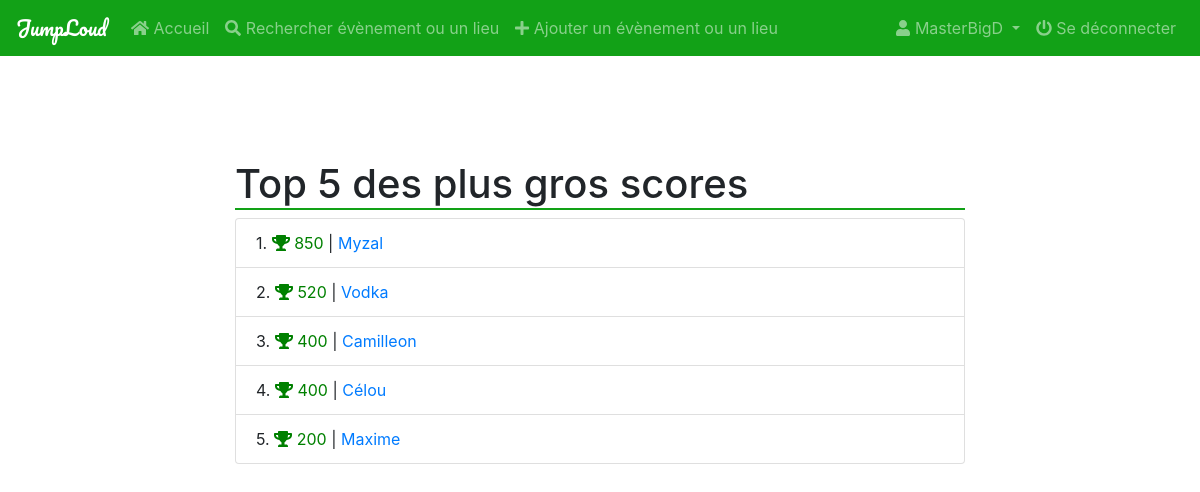
/Projet/topScores.php (signed in), run on the app's committed database.
### tables this page shows
CREATE TABLE IF NOT EXISTS `user` (
  `id` int(11) NOT NULL AUTO_INCREMENT,
  `gender` char(1) NOT NULL,
  `email` varchar(255) NOT NULL,
  `nom` varchar(50) NOT NULL,
  `prenom` varchar(50) NOT NULL,
  `password` varchar(255) NOT NULL,
  `date_naissance` date NOT NULL,
  `pseudo` varchar(50) NOT NULL,
  `role` char(1) NOT NULL DEFAULT '0',
  `dateInscription` timestamp NOT NULL DEFAULT CURRENT_TIMESTAMP,
  `lastUpdate` timestamp NULL DEFAULT NULL,
  `country` char(2) NOT NULL,
  `ville` varchar(100) NOT NULL,
  `score` int(11) NOT NULL DEFAULT '200',
  `validationKey` varchar(255) NOT NULL,
  PRIMARY KEY (`id`)
);

### Projet/functions.php (called while the page is built, shortened)
<?php
function connectDB(){
	try{
		$connection = new PDO(
					DBDRIVER.":host=".DBHOST.";dbname=".DBNAME,
					DBUSER,
					DBPWD, array(PDO::MYSQL_ATTR_INIT_COMMAND => 'SET NAMES utf8'));
	}catch(Exception $e){
		die( "Erreur SQL ".$e->getMessage() );
	}
	return $connection;
}
function createToken($id, $email){
	$sha1 = sha1($email."FDSQfdsq444FGSDQ".$id."fdsfqfsdq");
	return substr($sha1, 4, 10) ;
}
function isConnected(){
	if(isset($_SESSION["auth"]) && $_SESSION["auth"]==true){
		$connection = connectDB();
		$query = $connection->prepare("SELECT id FROM user WHERE email = :toto");
		$query->execute([
						"toto"=>$_SESSION["email"]
					]);
		$resultat = $query->fetch();
		if($_SESSION["token"] == createToken($resultat["id"], $_SESSION["email"]) ){
			return true;
		}else{
			return false;
		}
	}else{
		return false;
	}
}
function getPseudo($email){
	$connection = connectDB();
	$query = $connection->prepare("SELECT pseudo FROM user WHERE email = :toto");
	$query->execute([
					"toto"=>$email
				]);
	$resultat = $query->fetch();
	return $resultat['pseudo'];
}

### Projet/topScores.php (the view, shortened to what this page needs)
<?php
include "head.php";
include "functions.php";
include "navbar.php";
$bdd = connectDB();
?>
<body>
	<div class="container">
		<div class="resume decalageTop">
			<div class="row justify-content-center">
				<div class="col-lg-8  justify-content-center">
					<h1 class="titleUnderlined">Top 5 des plus gros scores</h1>
					<?php
					$request = $bdd->query('SELECT pseudo,score FROM user ORDER BY score DESC LIMIT 0,5');
					$result = $request->fetchAll(PDO::FETCH_ASSOC);
					?>
					<ul class="list-group">
						<?php
						$i = 1;
						foreach ($result as $key => $value) {
							?>
							<li class="list-group-item"><span><?php echo $i; ?>. <span style="color:green"><i class="fas fa-trophy"></i> <?php echo $value['score'] ?></span> | <a href="profil.php?pseudo=<?php echo $value['pseudo']; ?>"><?php echo $value['pseudo']; ?></a></span></li>
							<?php
							$i++;
						}
						?>
					</ul>
				</div>
			</div>
		</div>
	</div>
</body>
</html>

### Projet/navbar.php (shortened to what this page needs)
<nav class="navbar navbar-expand-lg fixed-top navbar-dark" style="background-color: #12a117">
  <a class="navbar-brand pacifico" href="/Projet/index.php">JumpLoud</a>
  <?php
  if (isConnected()) {
	?>
	<div class="collapse navbar-collapse" id="navbarSupportedContent">
	  <ul class="navbar-nav mr-auto">
		<li class="nav-item">
		  <a class="nav-link" href="/Projet/index.php"><i class="fas fa-home"></i> Accueil <span class="sr-only">(current)</span></a>
		</li>
		<li class="nav-item">
		  <a class="nav-link" href="searchobject.php"><i class="fas fa-search"></i> Rechercher évènement ou un lieu</a>
		</li>
		<li class="nav-item">
		  <a class="nav-link" href="addobject.php"><i class="fas fa-plus"></i> Ajouter un évènement ou un lieu</a>
		</li>
	  </ul>
	  <div class="my-2 my-lg-0">
		<ul class="navbar-nav mr-auto">
		  <li class="nav-item dropdown">
			<a class="nav-link dropdown-toggle" href="#" id="navbarDropdown" role="button" data-toggle="dropdown" aria-haspopup="true" aria-expanded="false">
			  <i class="fas fa-user"></i> <?php echo getPseudo($_SESSION['email']); ?>
			</a>
		  </li>
		  <li class="nav-item">
			<a class="nav-link" href="/Projet/logout.php"><i class="fas fa-power-off"></i> Se déconnecter</a>
		  </li>
		</ul>
	  </div>
	</div>
	<?php
   }
  ?>
</nav>

### Projet/css/custom.css (style rules this page uses)
.navbar { background-color: #12a117; }
.decalageTop { margin-top: 10vh; }
.titleUnderlined { margin-top: 10vh; border-bottom: 2px solid #12A117; }
.pacifico { font-family: 'Pacifico', sans-serif; }

### data on the page
user: pseudo "MasterBigD"
user: score "850", pseudo "Myzal"
user: score "520", pseudo "Vodka"
user: score "400", pseudo "Camilleon"
user: score "400", pseudo "Célou"
user: score "200", pseudo "Maxime"
